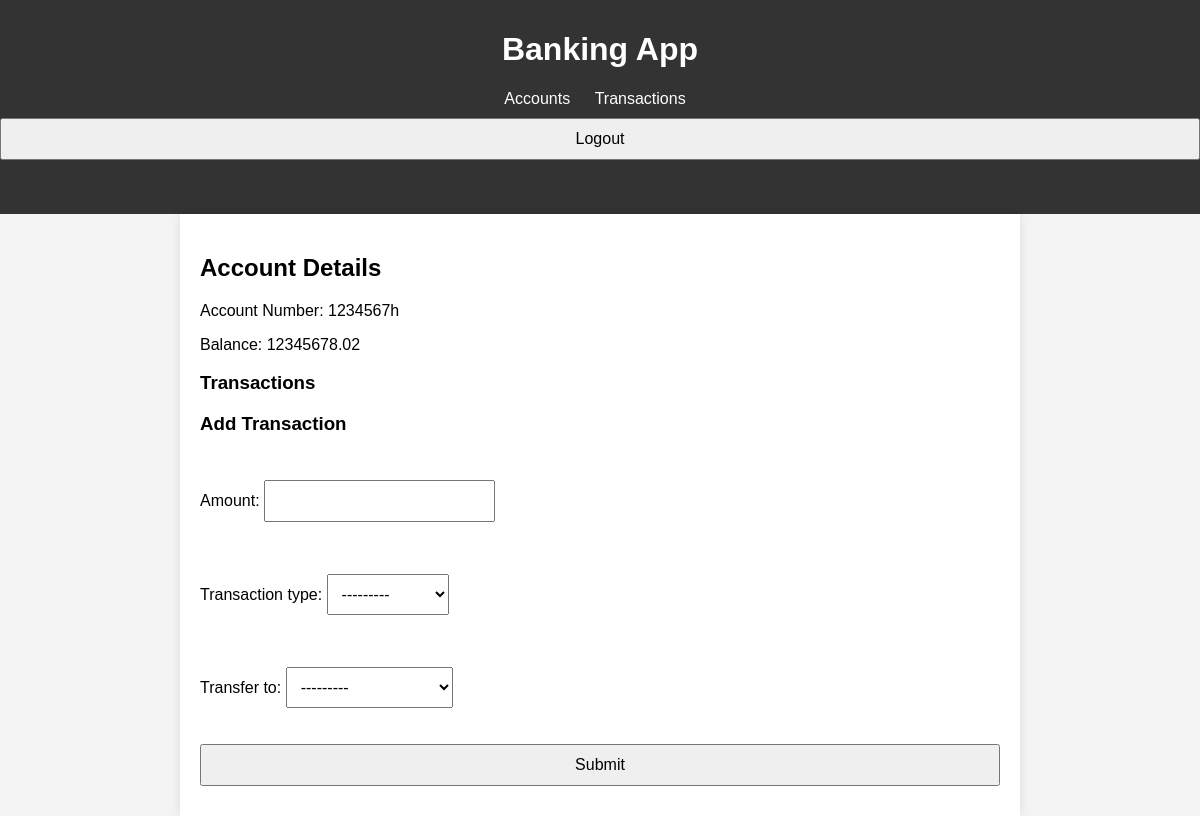
/accounts/accounts/3/ (signed in), run on an earlier commit of the app's database.
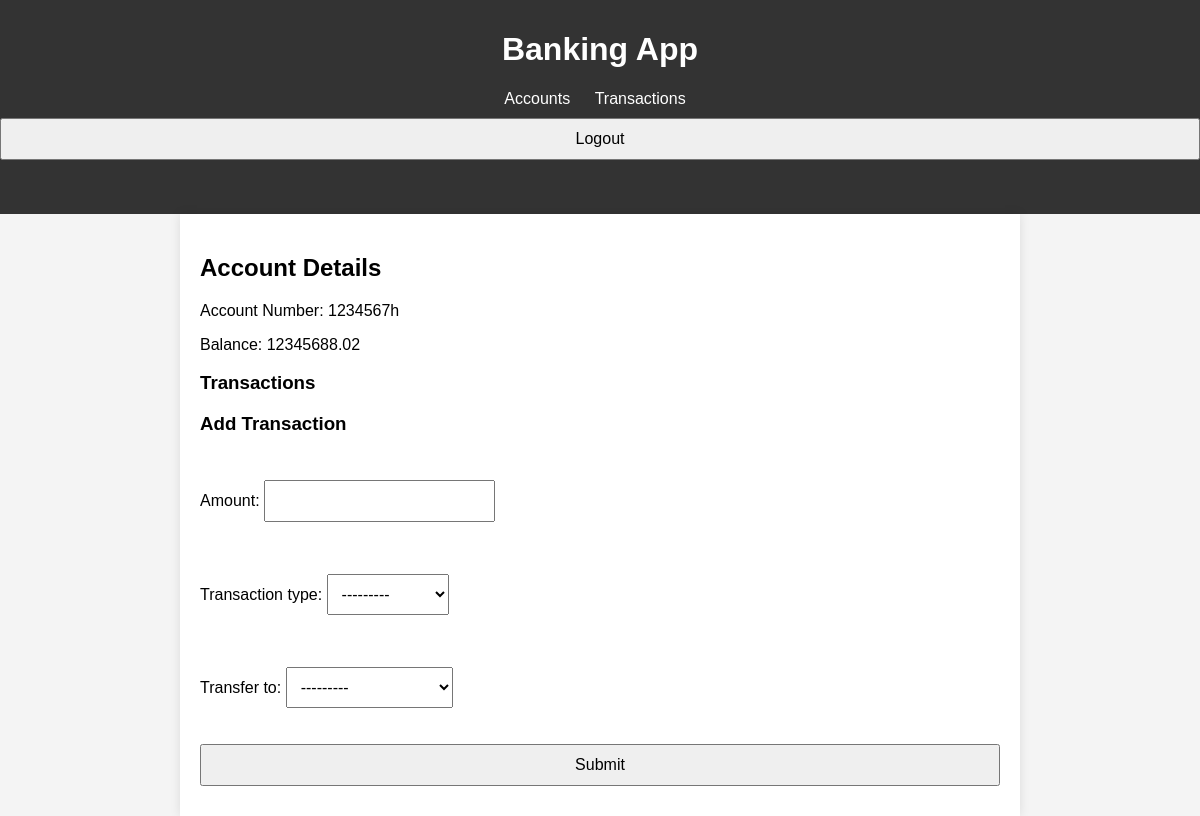
And on a later commit of the database.
### accounts/models.py (models this page shows)
class BankAccount(models.Model):
    user = models.ForeignKey(User, on_delete=models.CASCADE)
    account_number = models.CharField(max_length=20, unique=True)
    balance = models.DecimalField(max_digits=10, decimal_places=2, validators=[MinValueValidator(0)])
    def __str__(self):
        return f'{self.user.username} - {self.account_number}'

### accounts/views.py (the view)
# urls.py: path('accounts/<int:account_id>/', views.account_detail, name='account_detail'),
@login_required
def account_detail(request, account_id):
    account = get_object_or_404(BankAccount, id=account_id, user=request.user)
    transactions = Transaction.objects.filter(account=account)
    if request.method == 'POST':
        form = TransactionForm(request.POST, user=request.user)
        if form.is_valid():
            transaction = form.save(commit=False)
            transaction.account = account
            try:
                if transaction.transaction_type == 'transfer' and transaction.transfer_to:
                    transfer_to_account = form.cleaned_data['transfer_to']
                    if transaction.amount > account.balance:
                        raise ValueError("Insufficient balance for transfer.")
                    account.balance -= transaction.amount
                    transfer_to_account.balance += transaction.amount
                    account.save()
                    transfer_to_account.save()
                else:
                    transaction.execute_transaction()
            except ValueError as e:
                logger.warning(f"Transaction error: {e}")
                return render(request, 'accounts/account_detail.html', {'account': account, 'transactions': transactions, 'form': form, 'error': str(e)})
            transaction.save()
            return redirect('account_detail', account_id=account_id)
    else:
        form = TransactionForm(user=request.user)
    return render(request, 'accounts/account_detail.html', {'account': account, 'transactions': transactions, 'form': form})

### accounts/forms.py
class TransactionForm(forms.ModelForm):
    transfer_to = forms.ModelChoiceField(queryset=BankAccount.objects.none(), required=False, widget=forms.Select(attrs={'class': 'form-control'}))
    class Meta:
        model = Transaction
        fields = ['amount', 'transaction_type', 'transfer_to']
        widgets = {
            'amount': forms.NumberInput(attrs={'class': 'form-control'}),
            'transaction_type': forms.Select(attrs={'class': 'form-control'}),
        }
    def __init__(self, *args, **kwargs):
        user = kwargs.pop('user', None)
        super(TransactionForm, self).__init__(*args, **kwargs)
        if user:
            self.fields['transfer_to'].queryset = BankAccount.objects.filter(user=user)

### accounts/templates/accounts/account_detail.html (shortened to what this page needs)
{% extends 'accounts/base.html' %}
{% block content %}
<h2>Account Details</h2>
<p>Account Number: {{ account.account_number }}</p>
<p>Balance: {{ account.balance }}</p>
<h3>Transactions</h3>
<h3>Add Transaction</h3>
<form method="post">
    {{ form.as_p }}
    <button type="submit">Submit</button>
</form>
{% endblock %}

What changed in the data, as far as the page shows it:
changed BankAccount: balance "12345678.02" → "12345688.02"
